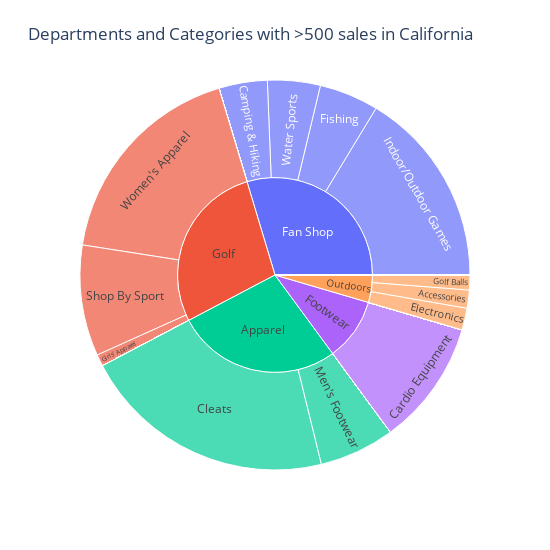

The code cell stored with this chart in its notebook:
### Markdown cell above
**Optimal US State - California**
> The visualization above was calculated to show the number of unique customers from each US state. It distinctly shows that California is the state with the greatest number of customers for sporting and leisure goods specifically. Second and third are New York and Texas, respectively. However, there is a visible gap between the number of customers from New York and Texas and the state of California.

### Code cell
# Further Filtering to only California customers
na_sales_cat = na_sales_us.loc[(na_sales_us["cus_state"]=="CA")]
na_sales_cat = na_sales_cat[["prod_name",
                             "cat_name",
                             "cus_state",
                             "dep_name",
                             "quantity"]]

# Making Visualizations - Sunburst chart different departments and categories with sale quantity above 500
na_sales_cat = na_sales_cat.groupby(["dep_name","cat_name"],as_index=False)["quantity"].sum()
na_sales_cat = na_sales_cat[na_sales_cat["quantity"] >= 500]

fig_us_cat = px.sunburst(data_frame=na_sales_cat,
                         path=["dep_name","cat_name"],
                         values="quantity")

fig_us_cat.update_layout(autosize=False,
                  width=550,
                  height=550,
                  margin=dict(l=30,
                              r=30,
                              b=80,
                              t=80,
                              pad=4),
                  title_text = 'Departments and Categories with >500 sales in California')
fig_us_cat.show()

### Figure 1 — Plotly figure (JSON) as saved in the notebook; plotly's stock layout.template omitted (floating-point values rounded to 4 significant figures; data arrays with more than 128 entries replaced by an {"elided": "..."} marker saying what was removed)
{"data": [{"branchvalues": "total", "domain": {"x": [0, 1], "y": [0, 1]}, "hovertemplate": "labels=%{label}<br>quantity=%{value}<br>parent=%{parent}<br>id=%{id}<extra></extra>", "ids": {"elided": "561 str values"}, "labels": {"elided": "561 str values"}, "name": "", "parents": {"elided": "561 str values"}, "type": "sunburst", "values": {"elided": "561 int values"}}], "layout": {"autosize": false, "height": 550, "legend": {"tracegroupgap": 0}, "margin": {"b": 80, "l": 30, "pad": 4, "r": 30, "t": 80}, "title": {"text": "Departments and Categories with >500 sales in California"}, "width": 550}}
